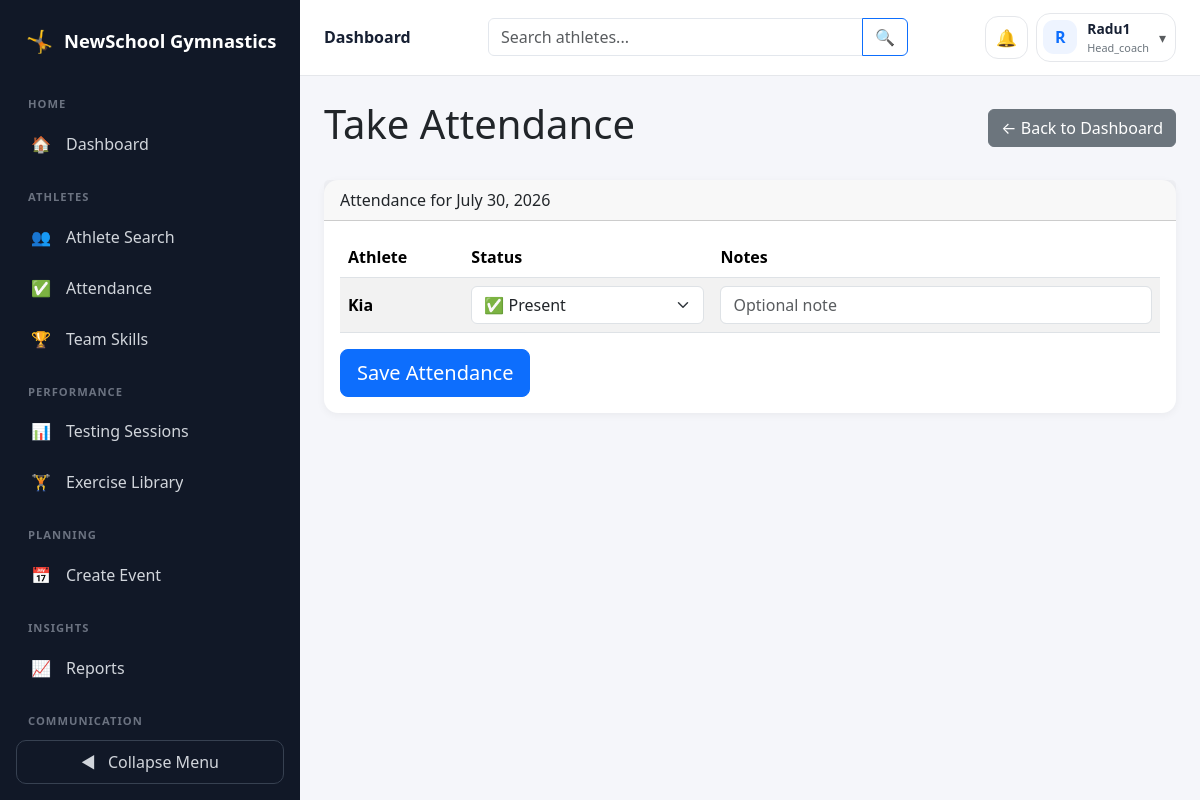
The app's page /coaches/attendance/ (signed in) with its own data.
### accounts/models.py (models this page shows)
class User(AbstractUser):
    ROLE_CHOICES = [
        ('admin', 'Admin'),
        ('head_coach', 'Head Coach'),
        ('coach', 'Coach'),
        ('athlete', 'Athlete'),
        ('parent', 'Parent'),
    ]
    role = models.CharField(max_length=20, choices=ROLE_CHOICES)

### coaches/views.py (the view, shortened to what this page needs)
# urls.py: path('attendance/', take_attendance, name='take_attendance'),
@login_required
def take_attendance(request):
    if request.user.role not in ['coach', 'head_coach']:
        return render(request, 'coaches/not_allowed.html', {
            'role': request.user.role,
            'username': request.user.username,
        })
    today = timezone.now().date()
    assignments = get_coach_assignments(request.user)
    athletes = [assignment.athlete for assignment in assignments]
    existing_records = AttendanceRecord.objects.filter(
        athlete__in=athletes,
        attendance_date=today
    )
    attendance_map = {
        record.athlete_id: record
        for record in existing_records
    }
    athlete_attendance = []
    for athlete in athletes:
        athlete_attendance.append({
            'athlete': athlete,
            'record': attendance_map.get(athlete.id),
        })
    return render(request, 'coaches/take_attendance.html', {
        'today': today,
        'athlete_attendance': athlete_attendance,
    })

### coaches/templates/coaches/take_attendance.html (shortened to what this page needs)
{% extends "base.html" %}
{% block content %}
<div class="d-flex justify-content-between align-items-center mb-4">
    <h1>Take Attendance</h1>
    <a href="{% url 'coach_dashboard' %}" class="btn btn-secondary">
        ← Back to Dashboard
    </a>
</div>
<div class="card">
    <div class="card-header">
        Attendance for {{ today }}
    </div>
    <div class="card-body">
        {% if athlete_attendance %}
            <form method="POST">
                <div class="table-responsive">
                    <table class="table table-striped align-middle">
                        <thead>
                            <tr>
                                <th>Athlete</th>
                                <th>Status</th>
                                <th>Notes</th>
                            </tr>
                        </thead>
                        <tbody>
                            {% for item in athlete_attendance %}
                            <tr>
                                <td>
                                    <strong>{{ item.athlete.username }}</strong>
                                </td>
                                <td>
                                    <select
                                        name="status_{{ item.athlete.id }}"
                                        class="form-select"
                                        required
                                    >
                                        <option value="present"
                                            {% if item.record.status == "present" or not item.record %}
                                                selected
                                            {% endif %}
                                        >
                                            ✅ Present
                                        </option>
                                    </select>
                                </td>
                                <td>
                                    <input
                                        type="text"
                                        name="notes_{{ item.athlete.id }}"
                                        class="form-control"
                                        value="{% if item.record %}{{ item.record.notes }}{% endif %}"
                                        placeholder="Optional note"
                                    >
                                </td>
                            </tr>
                            {% endfor %}
                        </tbody>
                    </table>
                </div>
                <button type="submit" class="btn btn-primary btn-lg">
                    Save Attendance
                </button>
            </form>
        {% else %}
            <p class="mb-0">No athletes available for attendance.</p>
        {% endif %}
    </div>
</div>
{% endblock %}

### templates/base.html (shortened to what this page needs)
<!DOCTYPE html>
<html lang="en">
<head>
    <link
        href="https://cdn.jsdelivr.net/npm/bootstrap@5.3.3/dist/css/bootstrap.min.css"
        rel="stylesheet"
    >
</head>
<body>
<div class="d-flex app-shell">
    <nav
        class="sidebar"
        id="sidebar"
    >
        <div class="sidebar-brand">
            <span class="sidebar-brand-icon">
                🤸
            </span>
            <span class="brand-text">
                NewSchool Gymnastics
            </span>
        </div>
        <div class="sidebar-navigation">
            {% if user.is_authenticated %}
                {% if user.role == 'coach' or user.role == 'head_coach' %}
                    <div class="sidebar-section">
                        Home
                    </div>
                    <a
                        href="{% url 'coach_dashboard' %}"
                        class="sidebar-link"
                        title="Dashboard"
                    >
                        <span class="sidebar-icon">
                            🏠
                        </span>
                        <span class="sidebar-label">
                            Dashboard
                        </span>
                    </a>
                    <div class="sidebar-section">
                        Athletes
                    </div>
                    <a
                        href="{% url 'athlete_search' %}"
                        class="sidebar-link"
                        title="Athlete Search"
                    >
                        <span class="sidebar-icon">
                            👥
                        </span>
                        <span class="sidebar-label">
                            Athlete Search
                        </span>
                    </a>
                    <a
                        href="{% url 'take_attendance' %}"
                        class="sidebar-link"
                        title="Attendance"
                    >
                        <span class="sidebar-icon">
                            ✅
                        </span>
                        <span class="sidebar-label">
                            Attendance
                        </span>
                    </a>
                    <a
                        href="{% url 'team_skills_dashboard' %}"
                        class="sidebar-link"
                        title="Team Skills"
                    >
                        <span class="sidebar-icon">
                            🏆
                        </span>
                        <span class="sidebar-label">
                            Team Skills
                        </span>
                    </a>
                    <div class="sidebar-section">
                        Performance
                    </div>
                    <a
                        href="{% url 'testing_session_list' %}"
                        class="sidebar-link"
                        title="Testing Sessions"
                    >
                        <span class="sidebar-icon">
                            📊
                        </span>
                        <span class="sidebar-label">
                            Testing Sessions
                        </span>
                    </a>
                    <a
                        href="{% url 'testing_exercise_list' %}"
                        class="sidebar-link"
                        title="Exercise Library"
                    >
                        <span class="sidebar-icon">
                            🏋️
                        </span>
                        <span class="sidebar-label">
                            Exercise Library
                        </span>
                    </a>
                    <div class="sidebar-section">
                        Planning
                    </div>
                    <a
                        href="{% url 'add_event' %}"
                        class="sidebar-link"
                        title="Create Event"
                    >
                        <span class="sidebar-icon">
                            📅
                        </span>
                        <span class="sidebar-label">
                            Create Event
                        </span>
                    </a>
                    <div class="sidebar-section">
                        Insights
                    </div>
                    <a
                        href="{% url 'report_center' %}"
                        class="sidebar-link"
                        title="Reports Center"
                    >
                        <span class="sidebar-icon">
                            📈
                        </span>
                        <span class="sidebar-label">
                            Reports
                        </span>
                    </a>
                {% endif %}
                <div class="sidebar-section">
                    Communication
                </div>
            {% endif %}
        </div>
        <div class="sidebar-toggle-wrapper">
            <button
                type="button"
                class="sidebar-toggle"
                id="sidebar-toggle"
            >
                <span id="toggle-icon">
                </span>
                <span
                    class="toggle-label ms-2"
                    id="toggle-label"
                >
                </span>
            </button>
        </div>
    </nav>
    <div class="main-area">
        <header class="topbar">
            <div class="d-flex flex-wrap justify-content-between align-items-center gap-3">
                <div class="d-flex align-items-center gap-3">
                    <div class="topbar-title">
                        {% block page_header %}
                            Dashboard
                        {% endblock %}
                    </div>
                </div>
                {% if user.is_authenticated %}
                    {% if user.role == 'coach' or user.role == 'head_coach' %}
                        <form
                            method="get"
                            action="{% url 'athlete_search' %}"
                            class="topbar-search"
                        >
                            <div class="input-group">
                                <input
                                    type="search"
                                    name="q"
                                    class="form-control"
                                    placeholder="Search athletes..."
                                    aria-label="Search athletes"
                                >
                                <button
                                    class="btn btn-outline-primary"
                                    type="submit"
                                    aria-label="Search"
                                >
                                    🔍
                                </button>
                            </div>
                        </form>
                    {% endif %}
                {% endif %}
                {% if user.is_authenticated %}
                    <div class="d-flex align-items-center gap-2">
                        <div class="dropdown">
                            <button
                                class="notification-bell-button"
                                type="button"
                                data-bs-toggle="dropdown"
                                data-bs-auto-close="outside"
                                aria-expanded="false"
                                aria-label="Open notifications"
                            >
                                🔔
                            </button>
                        </div>
                        <div class="dropdown">
                            <button
                                class="user-menu-button"
                                type="button"
                                data-bs-toggle="dropdown"
                                aria-expanded="false"
                            >
                                <span class="user-avatar">
                                    {% if user.first_name %}
                                        {{ user.first_name|first }}
                                    {% else %}
                                        {{ user.username|first }}
                                    {% endif %}
                                </span>
                                <span class="user-menu-details text-start">
                                    <span class="user-menu-name d-block">
                                        {% if user.get_full_name %}
                                            {{ user.get_full_name }}
                                        {% else %}
                                            {{ user.username }}
                                        {% endif %}
                                    </span>
                                    <span class="user-menu-role d-block">
                                        {{ user.role|default:"User" }}
                                    </span>
                                </span>
                                <span class="text-muted small">
                                    ▾
                                </span>
                            </button>
                        </div>
                    </div>
                {% endif %}
            </div>
        </header>
        <main class="main-content">
            {% block content %}
            {% endblock %}
        </main>
    </div>
</div>
</body>
</html>

### records on screen
User: username|first "R", username "Radu1", role "Head_coach"
User: athlete.username "Kia", id "✅ Present"
